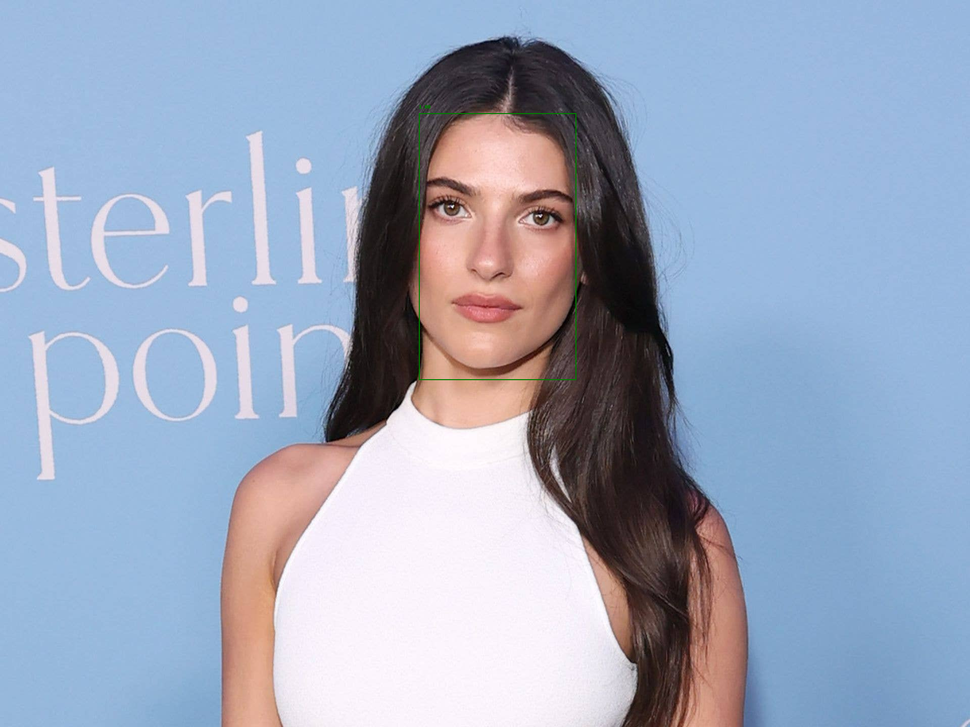
#> input picture lab08/output_detected.png, 970 x 727 px, shrunk from 1920 x 1440 before the run
$ python -i detect_face.py   (imports and definitions only)
#> lines starting #> are read from the running program, lines starting #| are printed output that depends on the picture; after the words box and inside, x2 and y2 are one past the last pixel; in counts of white or black regions, pixels touching at a corner belong together
import numpy as np
import onnxruntime as ort
from PIL import Image, ImageDraw
import warnings
from scipy.ndimage import convolve, gaussian_filter

MODEL_PATH = "version-RFB-320.onnx"

# [1 line not run here, left out]

# [1 line that did not run here, left out]
# [1 line that did not run here, left out]

# 3. Use only available providers to prevent the provider fallback warning
desired_providers = ['CUDAExecutionProvider', 'CPUExecutionProvider']
# [1 line that did not run here, left out]

# face detection
# [88 lines left out: functions hard_nms, detect_faces, not called in this run]

# Edge detection
def non_maximum_suppression(magnitude, angle):
    magnitude = np.asarray(magnitude, dtype=np.float32)
    angle = np.asarray(angle, dtype=np.float32)
    output = np.zeros_like(magnitude, dtype=np.float32)

    angle_deg = np.mod(np.degrees(angle), 180.0)
    height, width = magnitude.shape

    for i in range(1, height - 1):
        for j in range(1, width - 1):
            theta = angle_deg[i, j]
            value = magnitude[i, j]

            if 0 <= theta < 22.5 or 157.5 <= theta <= 180:
                neighbors = (magnitude[i, j - 1], magnitude[i, j + 1])
            elif 22.5 <= theta < 67.5:
                neighbors = (magnitude[i + 1, j - 1], magnitude[i - 1, j + 1])
            elif 67.5 <= theta < 112.5:
                neighbors = (magnitude[i - 1, j], magnitude[i + 1, j])
            else:
                neighbors = (magnitude[i - 1, j - 1], magnitude[i + 1, j + 1])

            if value >= neighbors[0] and value >= neighbors[1]:
                output[i, j] = value

    return output


def hysteresis_thresholding(img, low_thresh, high_thresh):
    img = np.asarray(img, dtype=np.float32)
    output = np.zeros_like(img, dtype=np.uint8)

    strong = img >= high_thresh
    weak = (img >= low_thresh) & (img < high_thresh)
    output[strong] = 255

    coords = np.argwhere(weak)
    for i, j in coords:
        neighborhood = img[max(0, i - 1):min(img.shape[0], i + 2), max(0, j - 1):min(img.shape[1], j + 2)]
        if np.any(neighborhood >= high_thresh):
            output[i, j] = 255

    return output


def canny_scipy(image_path, output_path="edges_scipy.png", low=20, high=60):
#> called with image_path = 'output_detected.png', output_path = 'edges_scipy.png', low = 20, high = 60
    image = Image.open(image_path).convert("L")
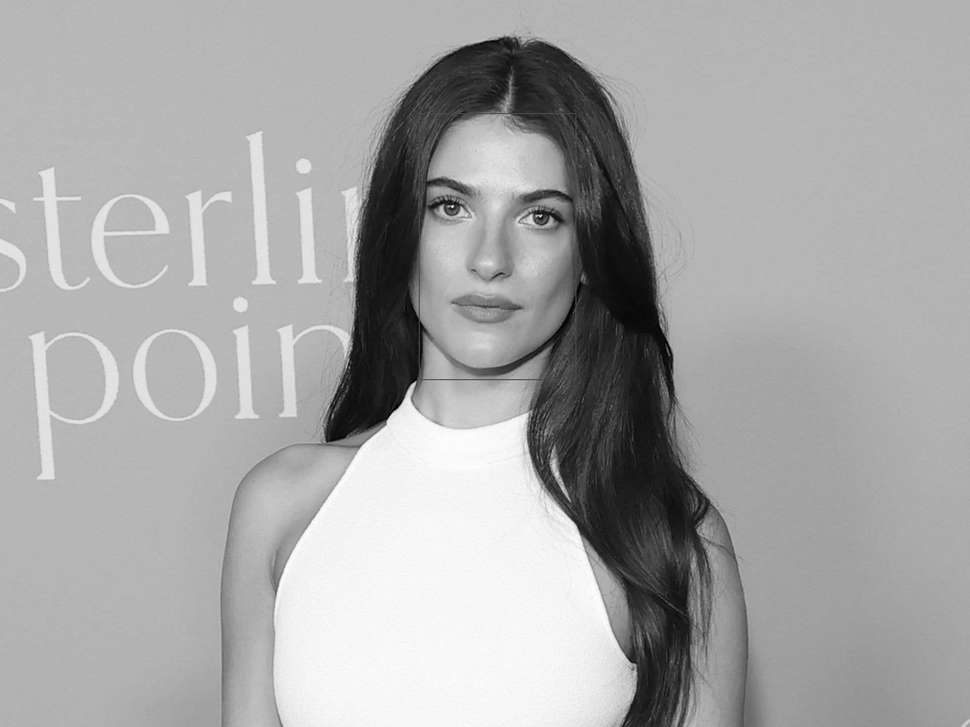
#> image: PIL image 970x727 L; min 0, max 254, mean 166.9
    grayscale = np.asarray(image, dtype=np.float32)
    blurred = gaussian_filter(grayscale, sigma=1.4)

    sobel_x = np.array([[-1, 0, 1],
                        [-2, 0, 2],
                        [-1, 0, 1]], dtype=np.float32)
    sobel_y = np.array([[1, 2, 1],
                        [0, 0, 0],
                        [-1, -2, -1]], dtype=np.float32)

    gx = convolve(blurred, sobel_x)
    gy = convolve(blurred, sobel_y)
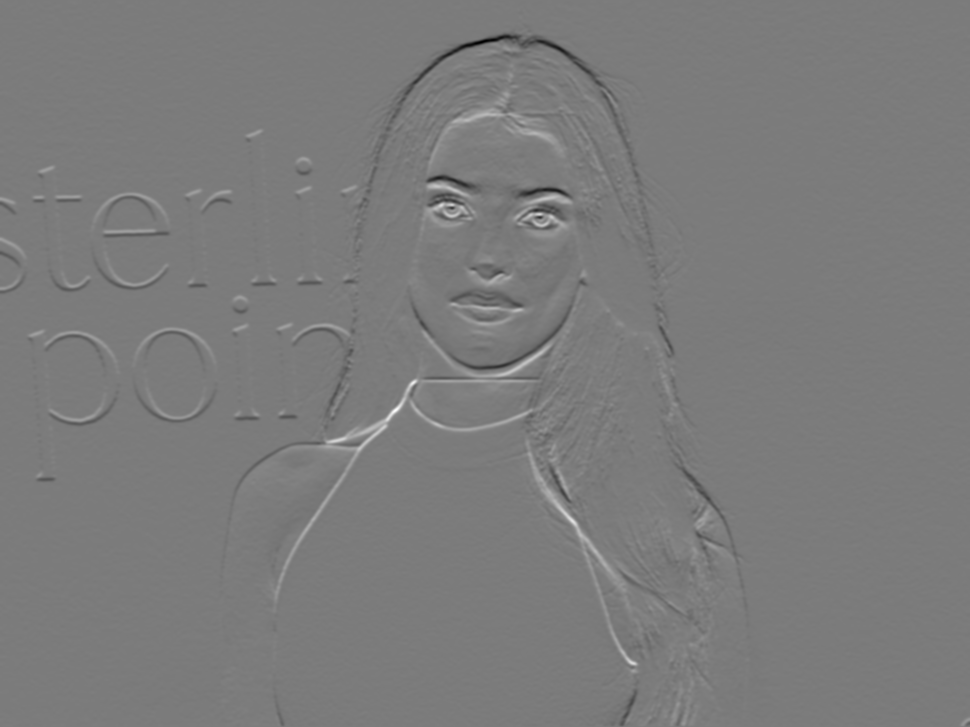
#> gy: shape (727, 970) float32; min -309, max 327.2, mean 0; drawn with min black and max white
    magnitude = np.hypot(gx, gy)
    if magnitude.max() > 0:
        magnitude = (magnitude / magnitude.max()) * 255.0
    angle = np.arctan2(gy, gx)
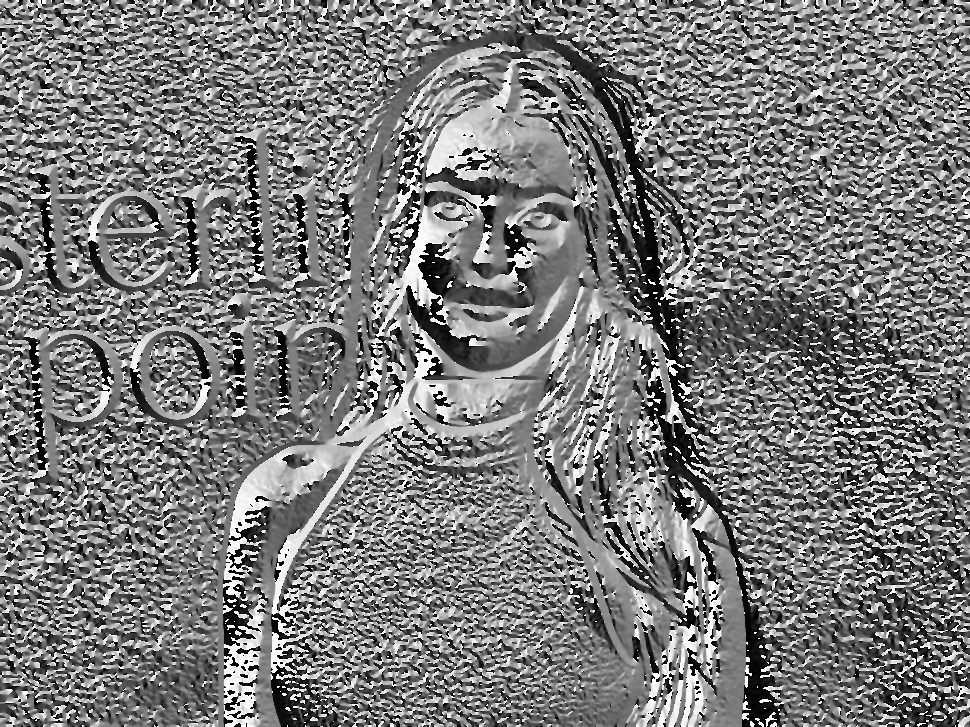
#> angle: shape (727, 970) float32; min -3.14, max 3.14, mean -0.106; drawn with min black and max white

    thinned = non_maximum_suppression(magnitude, angle)
#> in non_maximum_suppression, `angle_deg = np.mod(np.degrees(angle), 180.0)`:
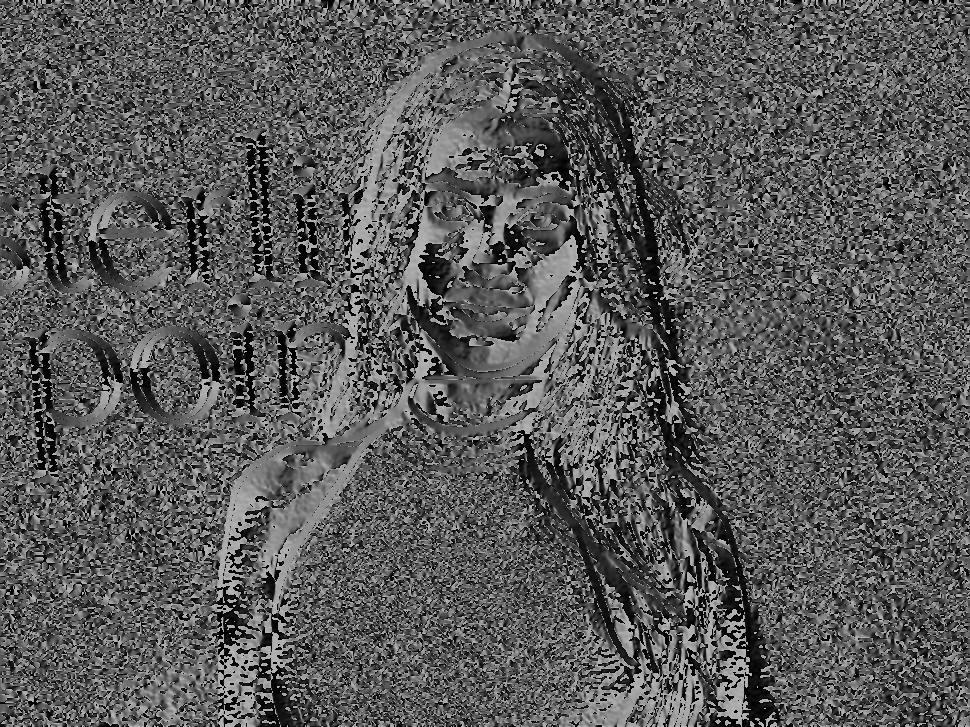
#> angle_deg: shape (727, 970) float32; min 0, max 180, mean 89.5
    edges = hysteresis_thresholding(thinned, low, high)
#> in hysteresis_thresholding, `strong = img >= high_thresh`:
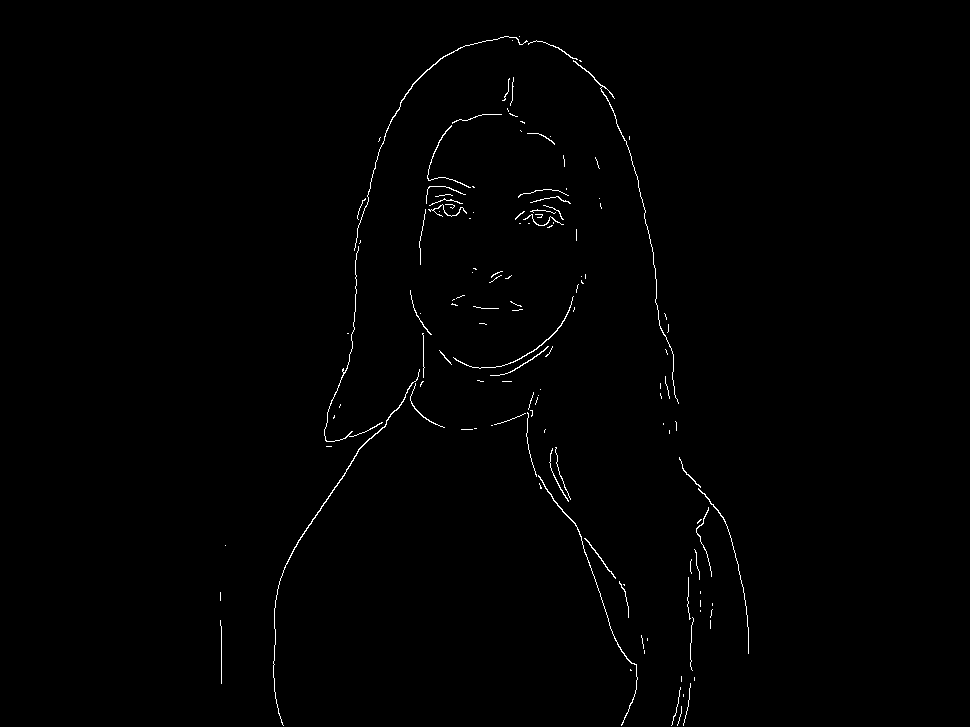
#> strong: shape (727, 970) bool; 0.68% white in thin lines or dots, all inside (x1, y1, x2, y2) = (220, 36, 749, 726)
#> in hysteresis_thresholding, `weak = (img >= low_thresh) & (img < high_thresh)`:
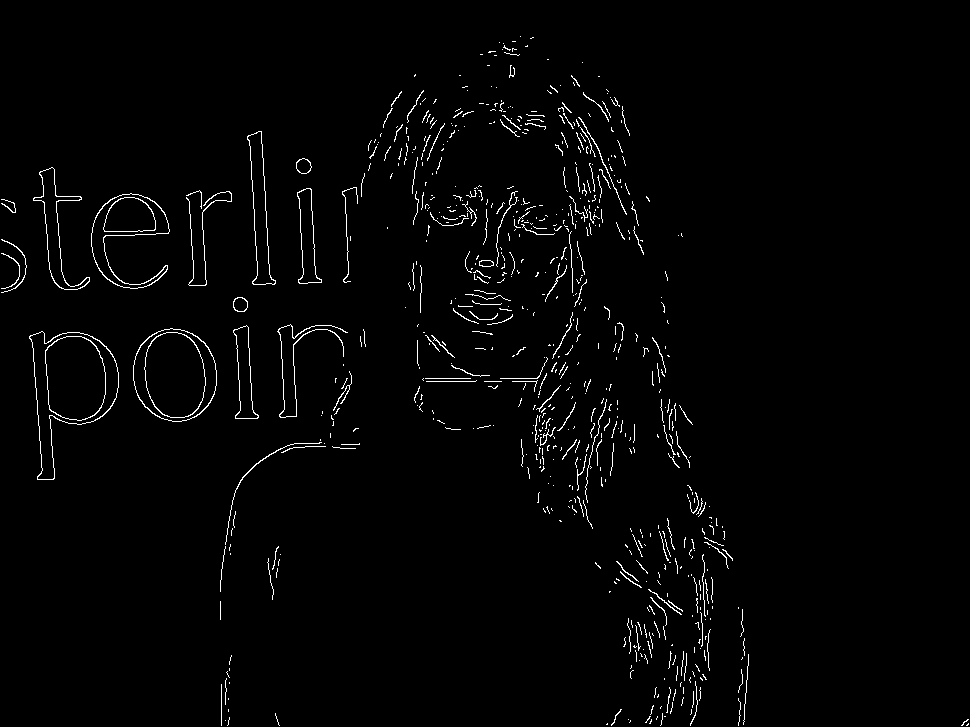
#> weak: shape (727, 970) bool; 1.8% white in thin lines or dots
#> in hysteresis_thresholding, `coords = np.argwhere(weak)`: coords = 12777 pairs, first value 36 to 725, second value 1 to 968
#> the loop in hysteresis_thresholding, `for i, j in coords:` made 12777 passes
#> (i, j, neighborhood) on passes 1 to 3: (36, 520, [[0, 0, 0], [64.16, 55.79, 0], [0, 0, 0]]), (37, 532, [[0, 0, 0], [0, 48.71, 51.11], [46.5, 0, 0]]), (37, 533, [[0, 0, 0], [48.71, 51.11, 0], [0, 0, 0]])

    edge_image = Image.fromarray(edges, mode="L")
    edge_image.save(output_path)
    return edges

# CHANGE THE NAME OF THE .jpg TO TEST FOR A DIFFERENT IMAGE.
# [3 lines not run here, left out]

>>> result = canny_scipy('output_detected.png')
